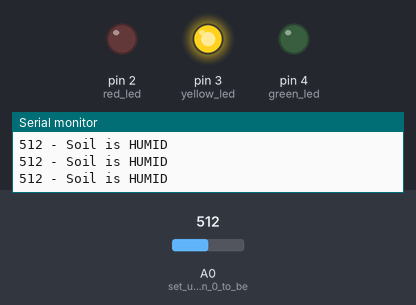
A sketch run on a simulated Arduino Uno, built with avr-gcc and run on an emulated ATmega328P. Shown: output pins drawn as LEDs (lit = HIGH), the last lines printed to the serial monitor. The inputs (shaded band) are chosen by the test bench; at power-on: A0 (set_up_analog_pin_0_to_be) = 512.

Above: at 1.2 s.
1.3 s: A0 (set_up_analog_pin_0_to_be) set to 589
4.3 s: A0 (set_up_analog_pin_0_to_be) set to 614
At 4.7 s:
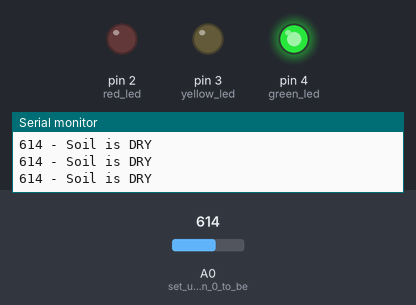
5.8 s: A0 (set_up_analog_pin_0_to_be) set to 360
At 6.3 s:
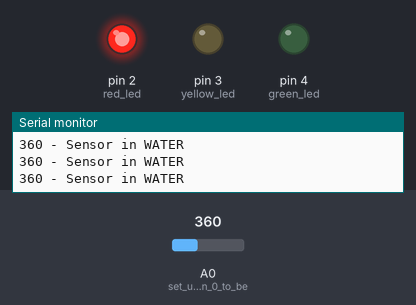
7.3 s: A0 (set_up_analog_pin_0_to_be) set to 377
At 8.5 s:
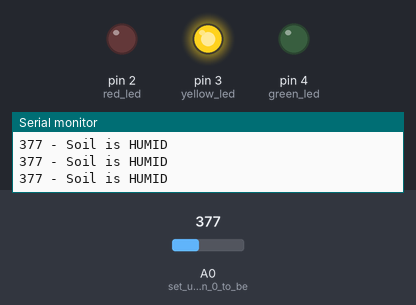
10.3 s: A0 (set_up_analog_pin_0_to_be) set to 1010
At 11.5 s:
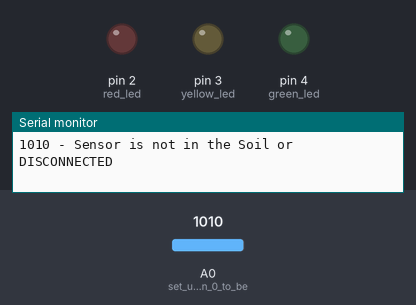
11.8 s: A0 (set_up_analog_pin_0_to_be) set to 991
At 12.5 s:
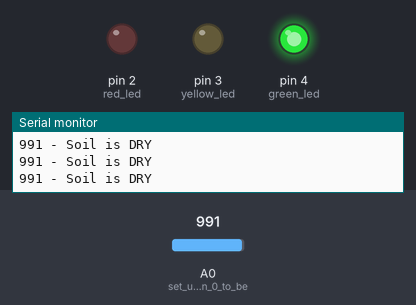
Timing chart, 0 to 14.3 s (numbered marks = the images above; inputs shaded):
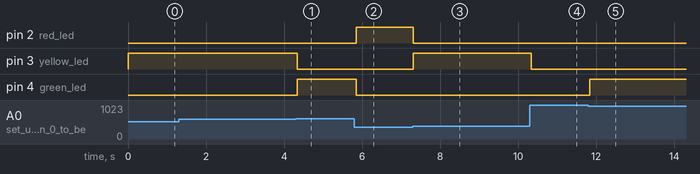

The sketch:

SHS_01_sample.ino
```cpp
// Watch video here: https://www.youtube.com/watch?v=BKp4ib1UQj8

/* Connection pins:
Arduino     Soil Moisture Sensor YL-69
  A0             Analog A0
  5V               VCC
  GND              GND
*/

void setup()
{
  Serial.begin(9600);
  pinMode(A0, INPUT); //set up analog pin 0 to be input
  pinMode(2, OUTPUT); // red led
  pinMode(3, OUTPUT); // yellow led
  pinMode(4, OUTPUT); // green led
}

void loop()
{
  int s = analogRead(A0); //take a sample
  Serial.print(s); Serial.print(" - ");

  if(s >= 1000) {
   Serial.println("Sensor is not in the Soil or DISCONNECTED");
   digitalWrite(2, LOW);
   digitalWrite(3, LOW);
   digitalWrite(4, LOW);
  }
  if(s < 1000 && s >= 600) {
   Serial.println("Soil is DRY");
   digitalWrite(2, LOW);
   digitalWrite(3, LOW);
   digitalWrite(4, HIGH);
  }
  if(s < 600 && s >= 370) {
   Serial.println("Soil is HUMID");
   digitalWrite(2, LOW);
   digitalWrite(3, HIGH);
   digitalWrite(4, LOW);
  }
  if(s < 370) {
   Serial.println("Sensor in WATER");
   digitalWrite(2, HIGH);
   digitalWrite(3, LOW);
   digitalWrite(4, LOW);
  }
  delay(50);
}
```

Measured:
- the behaviour switches between 599 and 600 on A0 (set_up_analog_pin_0_to_be) (found by bisection; images 0 and 1)
- the behaviour switches between 369 and 370 on A0 (set_up_analog_pin_0_to_be) (found by bisection; images 2 and 3)
- the behaviour switches between 1000 and 999 on A0 (set_up_analog_pin_0_to_be) (found by bisection; images 4 and 5)
- after the input at 4.3 s, pin 3 (yellow_led): HIGH → LOW at once; pin 4 (green_led): LOW → HIGH at once
- after the input at 5.8 s, pin 2 (red_led): LOW → HIGH after 0.05 s; pin 4 (green_led): HIGH → LOW after 0.05 s
- after the input at 7.3 s, pin 2 (red_led): HIGH → LOW at once; pin 3 (yellow_led): LOW → HIGH at once
- after the input at 10.3 s, pin 3 (yellow_led): HIGH → LOW at once
- after the input at 11.8 s, pin 4 (green_led): LOW → HIGH at once
